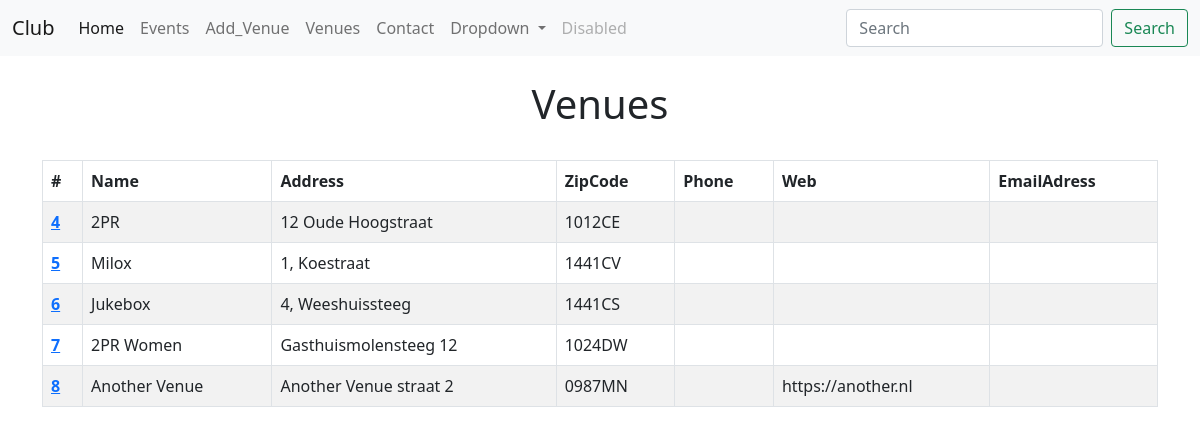
Screenshot of /list_venues with the database file from the repository.
### events/models.py (models this page shows, shortened)
class Venue(models.Model):
    name = models.CharField(max_length=120)
    address = models.CharField(max_length=300)
    zip_code = models.CharField(max_length=15)
    phone = models.CharField(max_length=15, blank=True)
    web = models.URLField(blank=True)
    emailadress = models.EmailField(blank=True)

### events/views.py (the view)
# urls.py: path('list_venues', views.list_venues, name="list-venues"),
def list_venues(request):
    venue_list = Venue.objects.all()
    context = {
        "venue_list": venue_list
    }
    return render(request, 'events/venue_list.html', context)

### events/templates/events/venue_list.html
{% extends 'events/base.html' %}
{% block content %}
<center>
<h1>Venues</h1>
<br/>
<table class="table table-striped table-hover table-bordered">
<thead>
    <tr>
      <th scope="col">#</th>
      <th scope="col">Name</th>
      <th scope="col">Address</th>
      <th scope="col">ZipCode</th>
      <th scope="col">Phone</th>
      <th scope="col">Web</th>
      <th scope="col">EmailAdress</th>
    </tr>
  </thead>
  <tbody>
{% for venue in venue_list %}
<tr>
      <th scope="row"><a href="{% url 'show-venue' venue.id %}">{{venue.id}}</a></th>
      <td>{{venue.name}}</td>
      <td>{{venue.address}}</td>
      <td>{{venue.zip_code}}</td>
      <td>{{venue.phone}}</td>
      <td>{{venue.web}}</td>
      <td>{{venue.emailadress}}</td>
    </tr>
{% endfor %}
</center>
{% endblock %}

### rows the page displays
Venue: id "4", name "2PR", address "12 Oude Hoogstraat", zip_code "1012CE"
Venue: id "5", name "Milox", address "1, Koestraat", zip_code "1441CV"
Venue: id "6", name "Jukebox", address "4, Weeshuissteeg", zip_code "1441CS"
Venue: id "7", name "2PR Women", address "Gasthuismolensteeg 12", zip_code "1024DW"
Venue: id "8", name "Another Venue", address "Another Venue straat 2", zip_code "0987MN", web "https://another.nl"
